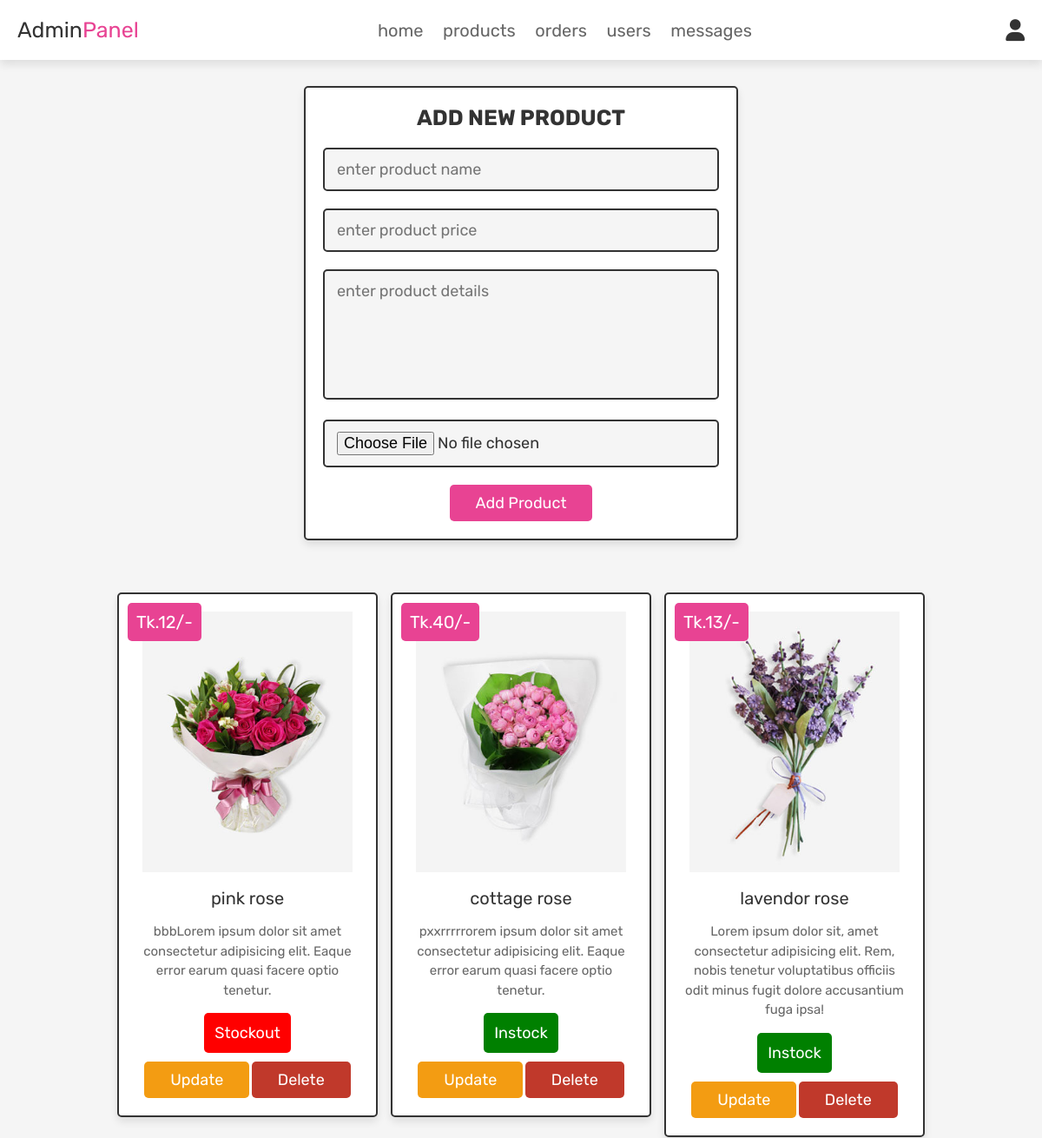
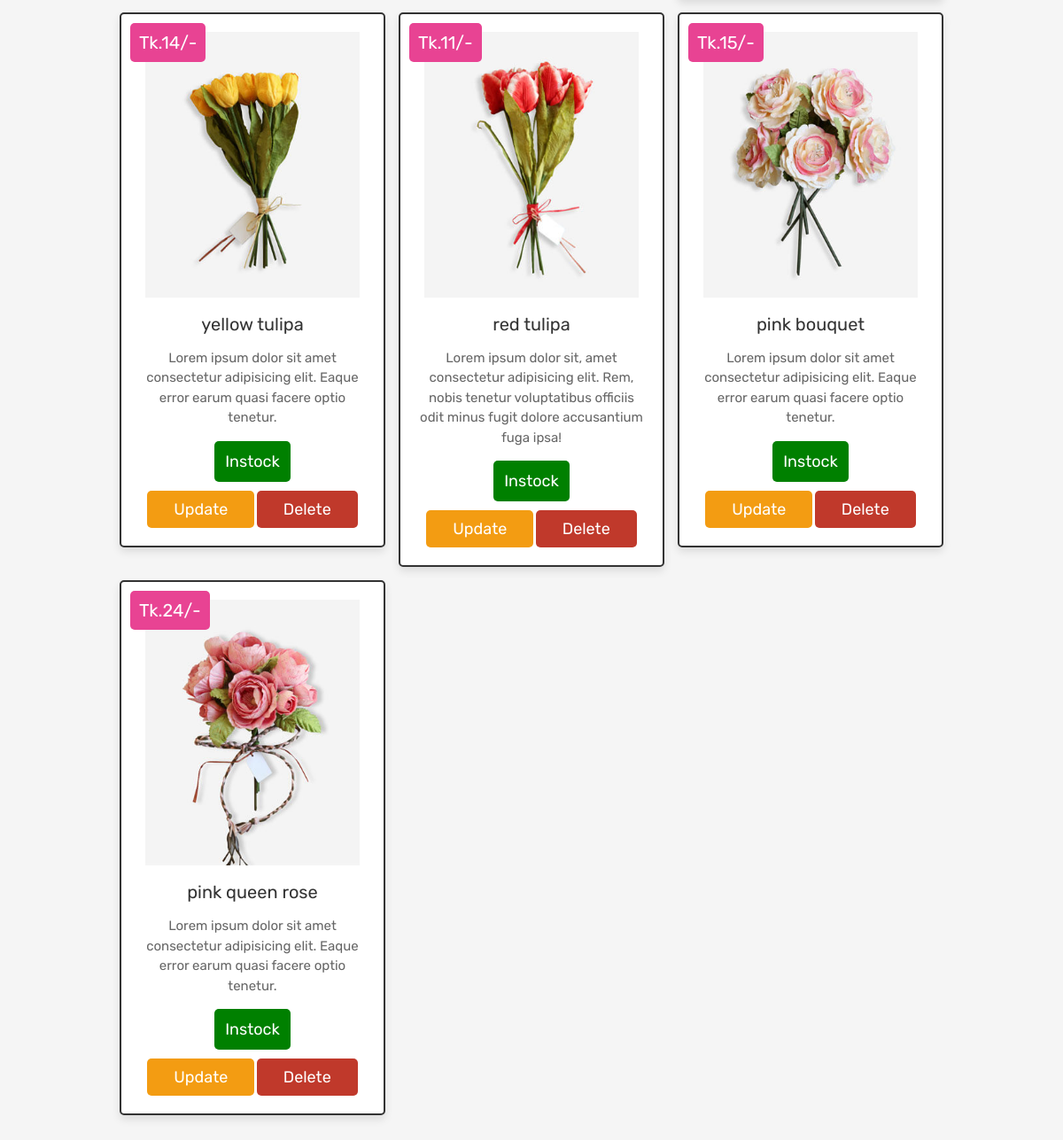
The page /admin_products.php (signed in) on the database its author committed (2 pictures, top to bottom).
### tables this page shows
CREATE TABLE `products` (
  `id` int(100) NOT NULL,
  `name` varchar(100) NOT NULL,
  `details` varchar(500) NOT NULL,
  `price` int(100) NOT NULL,
  `image` varchar(100) NOT NULL,
  `status` varchar(10) NOT NULL DEFAULT 'instock'
);

### admin_products.php (the view, shortened to what this page needs)
<?php
@include 'config.php';
?>
<!DOCTYPE html>
<html lang="en">
<head>
   <link rel="stylesheet" href="https://cdnjs.cloudflare.com/ajax/libs/font-awesome/6.0.0/css/all.min.css">
   <link rel="stylesheet" href="css/admin_style.css">
</head>
<body>
   <?php @include 'admin_header.php'; ?>
   <section class="add-products">
      <form action="" method="POST" enctype="multipart/form-data">
         <h3>add new product</h3>
         <input type="text" class="box" required placeholder="enter product name" name="name">
         <input type="number" min="0" class="box" required placeholder="enter product price" name="price">
         <textarea name="details" class="box" required placeholder="enter product details" cols="30" rows="10"></textarea>
         <input type="file" accept="image/jpg, image/jpeg, image/png" required class="box" name="image">
         <input type="submit" value="add product" name="add_product" class="btn">
      </form>
   </section>
   <section class="show-products">
      <div class="box-container">
         <?php
         $select_products = mysqli_query($conn, "SELECT * FROM `products`") or die('query failed');
         if (mysqli_num_rows($select_products) > 0) {
            while ($fetch_products = mysqli_fetch_assoc($select_products)) {
         ?>
               <div class="box">
                  <div class="price">Tk.<?php echo $fetch_products['price']; ?>/-</div>
                  <img class="image" src="uploaded_img/<?php echo $fetch_products['image']; ?>" alt="">
                  <div class="name"><?php echo $fetch_products['name']; ?></div>
                  <div class="details"><?php echo $fetch_products['details']; ?></div>
                  <div>
                     <?php
                     $stock = $fetch_products['status'];
                     if ($stock == 'instock') {
                     ?>
                        <input type="button" value="<?php echo $stock; ?>" name="add_to_wishlist" class="option-btn" style="background-color: green; color:white;padding:12px;">
                     <?php
                     } else {
                     ?>
                        <input type="button" value="<?php echo $stock; ?>" name="add_to_wishlist" class="option-btn" style="background-color: red; color:white;padding:12px;">
                     <?php
                     }
                     ?>
                  </div>
                  <a href="admin_update_product.php?update=<?php echo $fetch_products['id']; ?>" class="option-btn">update</a>
                  <a href="admin_products.php?delete=<?php echo $fetch_products['id']; ?>" class="delete-btn" onclick="return confirm('delete this product?');">delete</a>
               </div>
         <?php
            }
         } else {
            echo '<p class="empty">no products added yet!</p>';
         }
         ?>
      </div>
   </section>
</body>
</html>

### css/admin_style.css (style rules this page uses)
:root { --pink:#e84393; --red:#c0392b; --orange:#f39c12; --black:#333; --white:#fff; --light-color:#666; --light-white:#ccc; --light-bg:#f5f5f5; --border:.2rem solid var(--black); --box-shadow:0 .5rem 1rem rgba(0,0,0,.1); }
* { font-family: 'Rubik', sans-serif; margin:0; padding:0; box-sizing: border-box; outline: none; border:none; text-decoration: none; transition:all .2s linear; }
html { font-size: 62.5%; overflow-x: hidden; scroll-behavior: smooth; scroll-padding-top: 6.5rem; }
body { background: var(--light-bg); }
section { padding:3rem 2rem; }
.btn, .delete-btn, .option-btn { display: inline-block; border-radius: .5rem; margin-top: 1rem; font-size: 1.8rem; color:var(--white); cursor: pointer; padding:1rem 3rem; text-transform: capitalize; }
.btn { background-color: var(--pink); }
.delete-btn { background-color: var(--red); }
.option-btn { background-color: var(--orange); }
.add-products form { max-width: 50rem; border-radius: .5rem; background-color: var(--white); border:var(--border); padding:2rem; text-align: center; margin:0 auto; box-shadow: var(--box-shadow); }
.add-products form h3 { font-size: 2.5rem; text-transform: uppercase; color:var(--black); margin-bottom: 1rem; }
.add-products form .box { width: 100%; margin:1rem 0; font-size: 1.8rem; color:var(--black); border-radius: .5rem; background-color: var(--light-bg); padding:1.2rem 1.4rem; border:var(--border); }
.add-products form textarea { height: 15rem; resize: none; }
.show-products .box-container { display: grid; grid-template-columns: repeat(auto-fit, 30rem); gap:1.5rem; align-items: flex-start; max-width: 1200px; margin: 0 auto; justify-content: center; }
.show-products .box-container .box { text-align: center; padding:2rem; border:var(--border); background-color: var(--white); box-shadow: var(--box-shadow); border-radius: .5rem; position: relative; }
.show-products .box-container .box .image { height: 30rem; margin-bottom: .5rem; }
.show-products .box-container .box .price { background-color: var(--pink); position: absolute; top:1rem; left:1rem; border-radius: .5rem; color:var(--white); padding:1rem; font-size: 2rem; }
.show-products .box-container .box .name { margin:1rem 0; font-size: 2rem; color:var(--black); }
.show-products .box-container .box .details { line-height: 1.5; color:var(--light-color); font-size: 1.5rem; padding:.5rem 0; }

### rows shown on the page
products: price "12", image (picture), name "pink rose", details "bbbLorem ipsum dolor sit amet consectetur adipisicing elit. Eaque error earum quasi facere optio tenetur.", add_to_wishlist "stockout"
products: price "40", image (picture), name "cottage rose", details "pxxrrrrrorem ipsum dolor sit amet consectetur adipisicing elit. Eaque error earum quasi facere optio tenetur.", add_to_wishlist "instock"
products: price "13", image (picture), name "lavendor rose", details "Lorem ipsum dolor sit, amet consectetur adipisicing elit. Rem, nobis tenetur voluptatibus officiis odit minus fugit dolore accusantium fuga ipsa!", add_to_wishlist "instock"
products: price "14", image (picture), name "yellow tulipa", details "Lorem ipsum dolor sit amet consectetur adipisicing elit. Eaque error earum quasi facere optio tenetur.", add_to_wishlist "instock"
products: price "11", image (picture), name "red tulipa", details "Lorem ipsum dolor sit, amet consectetur adipisicing elit. Rem, nobis tenetur voluptatibus officiis odit minus fugit dolore accusantium fuga ipsa!", add_to_wishlist "instock"
products: price "15", image (picture), name "pink bouquet", details "Lorem ipsum dolor sit amet consectetur adipisicing elit. Eaque error earum quasi facere optio tenetur.", add_to_wishlist "instock"
products: price "24", image (picture), name "pink queen rose", details "Lorem ipsum dolor sit amet consectetur adipisicing elit. Eaque error earum quasi facere optio tenetur.", add_to_wishlist "instock"
